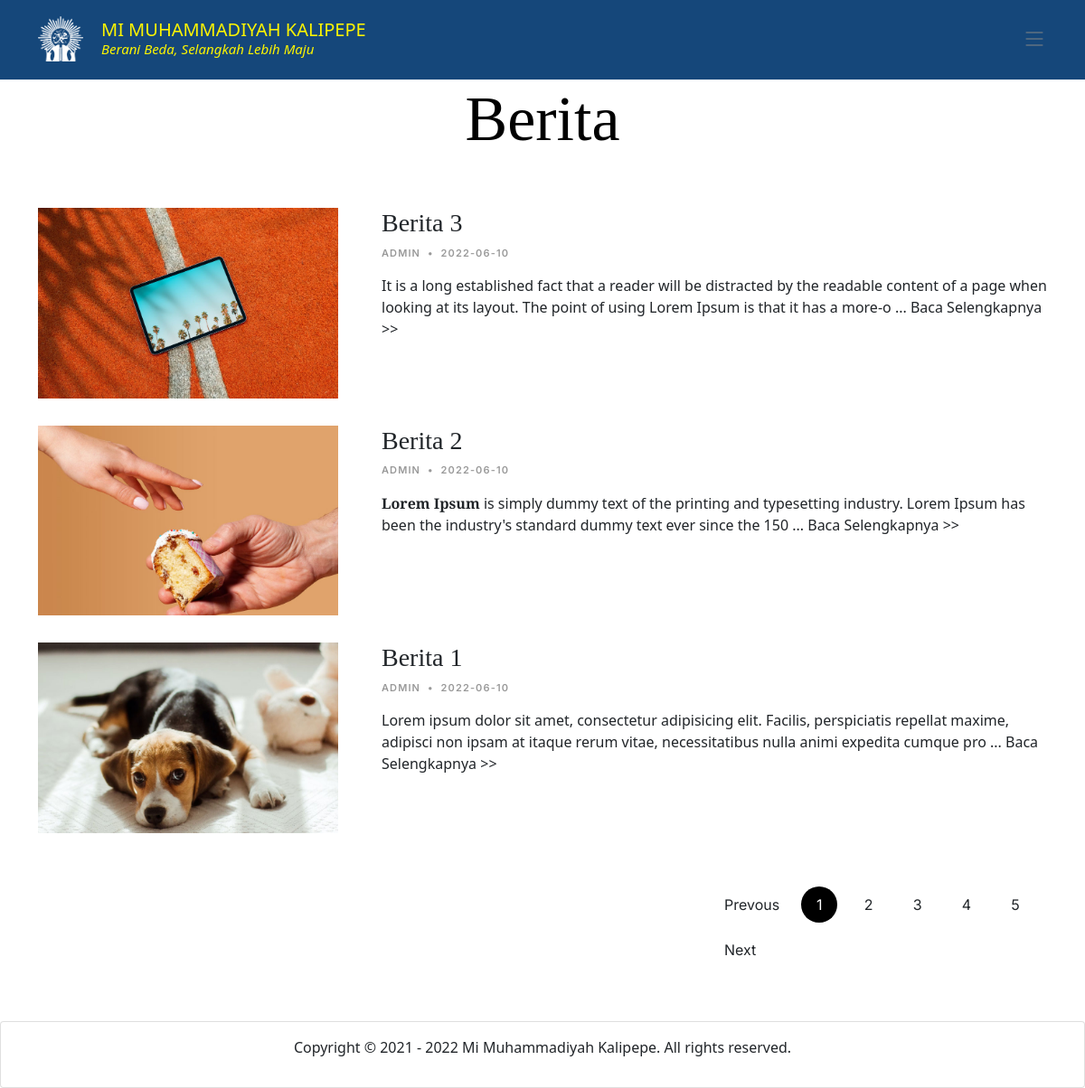
The app's page /index.php/home/berita with its own data.
### tables this page shows
CREATE TABLE `tb_berita` (
  `id_berita` int(11) NOT NULL,
  `judul_berita` longtext NOT NULL,
  `isi_berita` longtext NOT NULL,
  `tanggal_berita` date NOT NULL DEFAULT current_timestamp(),
  `gambar_berita` varchar(64) NOT NULL,
  `author` varchar(32) NOT NULL
);

### application/controllers/Home.php (called while the page is built, shortened)
<?php
class Home extends CI_Controller {
	public function __construct(){
		$this->load->model('main_model','', TRUE);
		$this->load->model('m_app','', TRUE);
		$this->load->library('pagination');
		$this->load->helper('url');
	}
	public function berita(){
		$data['berita'] = $this->main_model->getBerita()->result();
		$this->load->view('berita',$data);
	}
}

### index.php (called while the page is built, shortened)
<?php
require_once BASEPATH.'core/CodeIgniter.php';

### application/models/Main_model.php (called while the page is built, shortened)
<?php
class Main_model extends CI_Model{
	function getBerita(){
		$this->db->order_by("id_berita", "desc");
		return $this->db->get('tb_berita');
	}
}
 ?>

### application/views/berita.php (the view, shortened to what this page needs)
<!DOCTYPE html>
<html lang="en">
<head>
</head>
<body>
  <main id="main">
    <section>
      <div class="container">
        <div class="row">
          <div class="col-lg-12 text-center mb-5">
            <h1 class="page-title">Berita</h1>
          </div>
        </div>
        <div class="row">
          <?php foreach ($berita as $b) { ?>
          <div class="col-md-4">
            <div class="post-entry-2">
              <a href="<?php echo base_url('berita-detail/'.$b->id_berita) ?>" class="me-4 thumbnail mb-4 mb-lg-0 d-inline-block">
                <img src="<?php echo base_url().'assets/foto/fotoberita/'.$b->gambar_berita ?>" alt="" class="img-fluid">
              </a>
            </div>
          </div>
          <div class="col-md-8">
            <h3><a href="<?php echo base_url('berita-detail/'.$b->id_berita) ?>"><?php echo $b->judul_berita ?></a></h3>
            <div class="post-meta">
              <span class="date"><?php echo $b->author ?></span>
              <span class="mx-1">&bullet;</span>
              <span><?php echo $b->tanggal_berita ?></span>
            </div>
            <p><?php echo substr($b->isi_berita,0, 200) ?> <a href="<?php echo base_url('berita-detail/'.$b->id_berita) ?>">... Baca Selengkapnya >></a></p>
          </div>
          <?php } ?>
        <div class="d-md-flex post-entry-2 half">
          <div class="col-md-8"></div>
          <div class="text-start py-4">
            <div class="custom-pagination">
              <a href="#" class="prev">Prevous</a>
              <a href="#" class="active">1</a>
              <a href="#">2</a>
              <a href="#">3</a>
              <a href="#">4</a>
              <a href="#">5</a>
              <a href="#" class="next">Next</a>
            </div>
          </div>
        </div>
      </div>
    </section>
  </main>
</body>
</html>

### assets/main/css/main.css (style rules this page uses)
:root { scroll-behavior: smooth; }
body { color: rgba(var(--color-primary-rgb), 1); }
a { color: var(--color-links); text-decoration: none; }
h1, h2, h3, h4, h5, h6 { font-family: var(--font-primary); }
#main { margin-top: 90px; }
section { overflow: hidden; }
.page-title { font-size: 70px; color: var(--color-black); }
section { scroll-margin-top: 70px; }
.post-meta { font-size: 11px; letter-spacing: 0.07rem; text-transform: uppercase; font-weight: 600; font-family: var(--font-secondary); color: rgba(var(--color-black-rgb), 0.4); margin-bottom: 10px; }
.post-entry-2 { margin-bottom: 30px; }
.post-entry-2 .thumbnail { flex: 0 0 65%; }
.custom-pagination a { display: inline-block; width: 40px; height: 40px; line-height: 40px; text-align: center; border-radius: 50%; font-family: var(--font-secondary); margin: 5px; transition: 0.3s all ease; }
.custom-pagination a.active { background: var(--color-black); color: var(--color-white); }
.custom-pagination a.prev, .custom-pagination a.next { width: auto !important; border-radius: 4px; padding-left: 10px; padding-right: 10px; }

### records on screen
tb_berita: gambar_berita (picture), judul_berita "Berita 3", author "ADMIN", tanggal_berita "2022-06-10", isi_berita "It is a long established fact that a reader will be distracted by the readable content of a page when looking at its layout. The point of using Lorem Ipsum is that it has a more-o"
tb_berita: gambar_berita (picture), judul_berita "Berita 2", author "ADMIN", tanggal_berita "2022-06-10", isi_berita "Lorem Ipsum is simply dummy text of the printing and typesetting industry. Lorem Ipsum has been the industry's standard dummy text ever since the 150"
tb_berita: gambar_berita (picture), judul_berita "Berita 1", author "ADMIN", tanggal_berita "2022-06-10", isi_berita "Lorem ipsum dolor sit amet, consectetur adipisicing elit. Facilis, perspiciatis repellat maxime, adipisci non ipsam at itaque rerum vitae, necessitatibus nulla animi expedita cumque pro"
